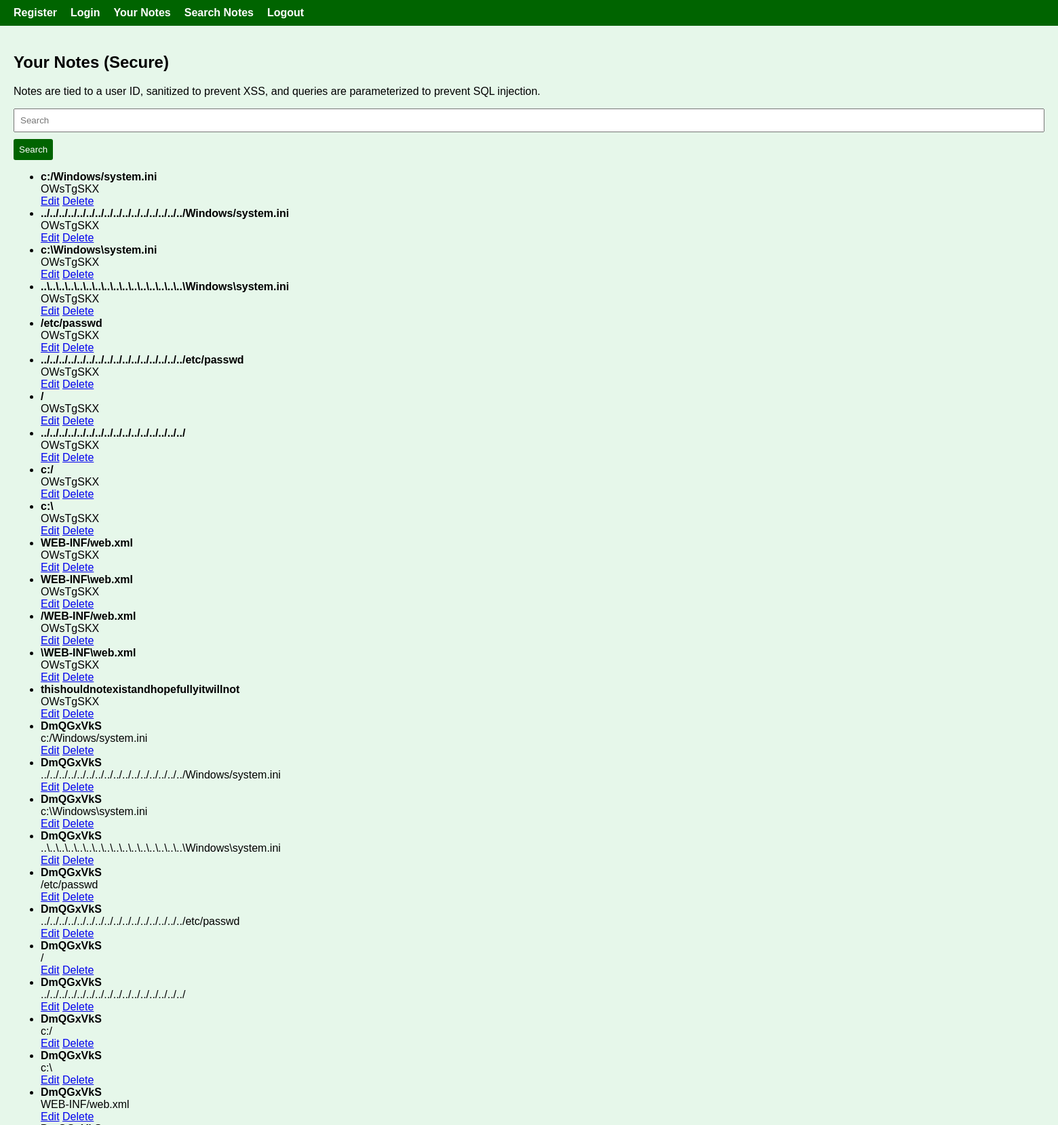
/insecure/notes?username=None (upper part), run on the app's committed database.
### app/insecure/models.py (models this page shows)
class Note(Base):
    __tablename__ = "notes"
    id = Column(Integer, primary_key=True, index=True)
    username = Column(String)
    title = Column(String)
    content = Column(String)

### app/insecure/main.py (the view)
@app.get("/insecure/notes")
def notes_page(request: Request, username: str, db: Session = Depends(get_db)):
    notes = crud.insecure_get_notes(db, username)
    return templates.TemplateResponse("notes.html", {"request": request, "username": username, "notes": notes})

### app/secure/templates/notes.html (shortened to what this page needs)
{% extends "base.html" %}
{% block content %}
<h2>Your Notes (Secure)</h2>
<p>Notes are tied to a user ID, sanitized to prevent XSS, and queries are parameterized to prevent SQL injection.</p>
<form method="GET" action="/secure/search">
    <input
        type="text"
        name="q"
        placeholder="Search"
        value="{{ query | default('') | e }}"
    >
    <button type="submit">Search</button>
</form>
<ul>
{% if notes %}
    {% for note in notes %}
    <li>
        <strong>{{ note.title | e }}</strong><br>
        {{ note.content | e }}
        <br>
        <a href="/secure/notes/{{ note.id }}/edit">Edit</a>
        <a href="/secure/notes/{{ note.id }}/delete">Delete</a>
    </li>
    {% endfor %}
{% else %}
    <p>You have no notes. Use the form below to create your first one.</p>
{% endif %}
</ul>
{% endblock %}

### app/secure/templates/base.html (shortened to what this page needs)
<!DOCTYPE html>
<html lang="en">
<head>
</head>
<body>
<nav>
    <a href="/secure/register">Register</a>
    <a href="/secure/">Login</a>
    <a href="/secure/notes">Your Notes</a>
    <a href="/secure/search">Search Notes</a>
    <a href="/secure/logout">Logout</a>
</nav>
<div class="container">
    {% block content %}{% endblock %}
</div>
</body>
</html>

### app/secure/templates/base.html (style rules this page uses)
body { font-family: Arial, sans-serif; margin: 0; background: #e6f7ea; padding: 0; }
nav { background: #006400; color: white; padding: 10px 20px; display: flex; gap: 20px; }
nav a { color: white; font-weight: bold; text-decoration: none; }
.container { padding: 20px; }
input, textarea, button { display: block; width: 100%; margin-bottom: 10px; padding: 8px; box-sizing: border-box; }
button { width: auto; background: #006400; color: white; border: none; cursor: pointer; border-radius: 3px; }

### data on the page
Note: title "c:/Windows/system.ini", content "OWsTgSKX"
Note: title "../../../../../../../../../../../../../../../../Windows/system.ini", content "OWsTgSKX"
Note: title "c:\\Windows\\system.ini", content "OWsTgSKX"
Note: title "..\\..\\..\\..\\..\\..\\..\\..\\..\\..\\..\\..\\..\\..\\..\\..\\Windows\\system.ini", content "OWsTgSKX"
Note: title "/etc/passwd", content "OWsTgSKX"
Note: title "../../../../../../../../../../../../../../../../etc/passwd", content "OWsTgSKX"
Note: title "/", content "OWsTgSKX"
Note: title "../../../../../../../../../../../../../../../../", content "OWsTgSKX"
Note: title "c:/", content "OWsTgSKX"
Note: title "c:\\", content "OWsTgSKX"
Note: title "WEB-INF/web.xml", content "OWsTgSKX"
Note: title "WEB-INF\\web.xml", content "OWsTgSKX"
Note: title "/WEB-INF/web.xml", content "OWsTgSKX"
Note: title "\\WEB-INF\\web.xml", content "OWsTgSKX"
Note: title "thishouldnotexistandhopefullyitwillnot", content "OWsTgSKX"
Note: title "DmQGxVkS", content "c:/Windows/system.ini"
Note: title "DmQGxVkS", content "../../../../../../../../../../../../../../../../Windows/system.ini"
Note: title "DmQGxVkS", content "c:\\Windows\\system.ini"
Note: title "DmQGxVkS", content "..\\..\\..\\..\\..\\..\\..\\..\\..\\..\\..\\..\\..\\..\\..\\..\\Windows\\system.ini"
Note: title "DmQGxVkS", content "/etc/passwd"
Note: title "DmQGxVkS", content "../../../../../../../../../../../../../../../../etc/passwd"
Note: title "DmQGxVkS", content "/"
Note: title "DmQGxVkS", content "../../../../../../../../../../../../../../../../"
Note: title "DmQGxVkS", content "c:/"
Note: title "DmQGxVkS", content "c:\\"
Note: title "DmQGxVkS", content "WEB-INF/web.xml"
